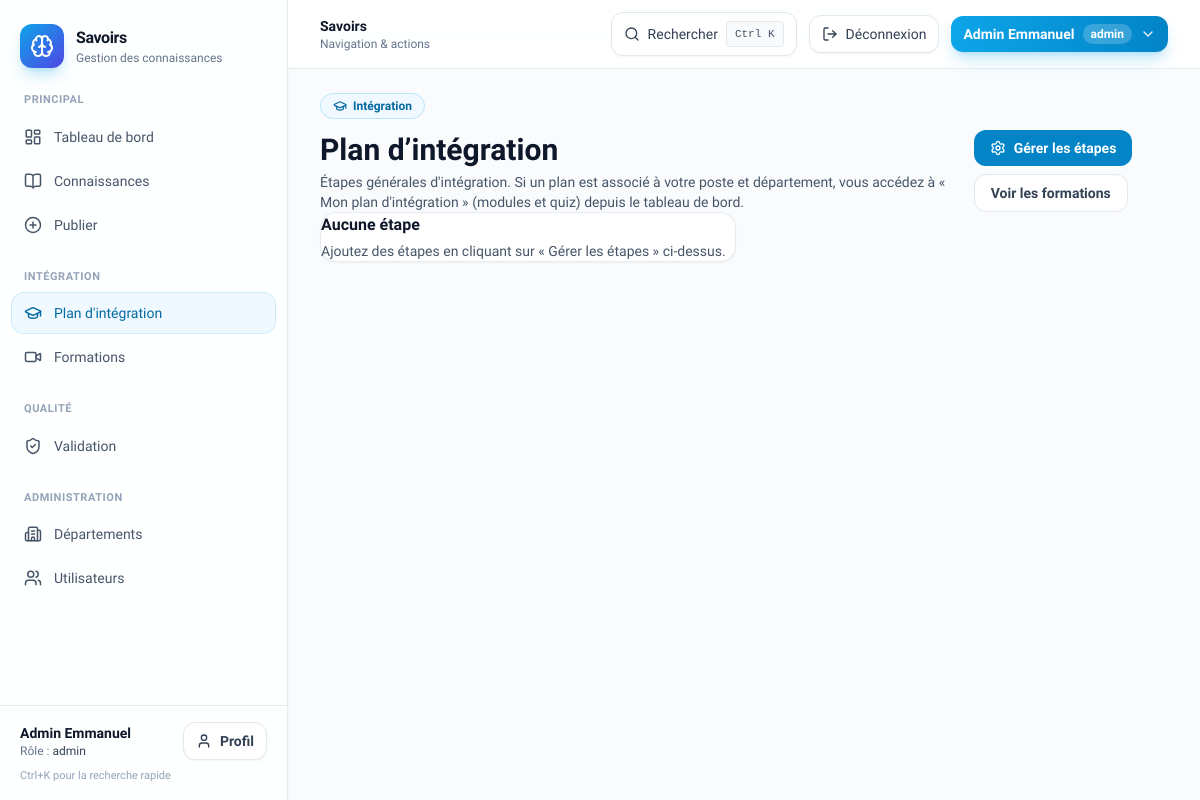
The app's page /integration/ (signed in), older data.
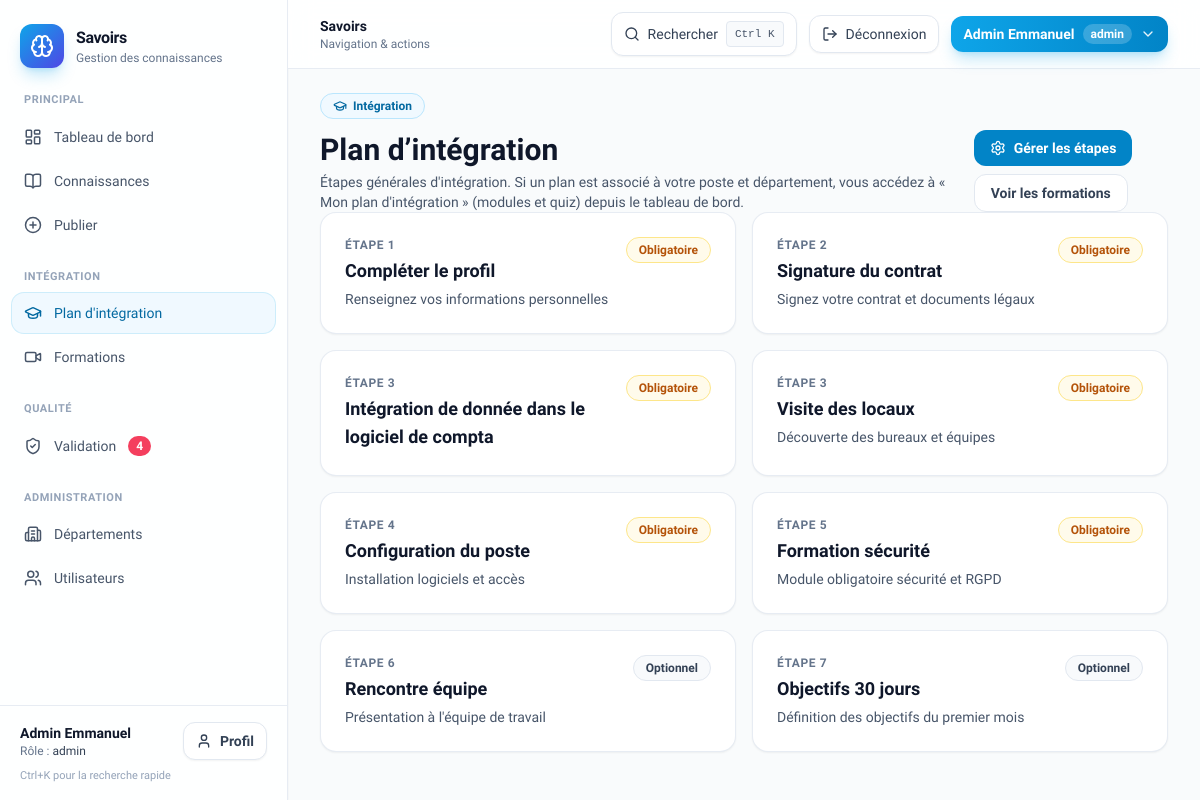
The same page, newer data.
### app_connaissance/models.py (models this page shows, shortened)
class OnboardingStep(models.Model):
    title = models.CharField(max_length=140)
    description = models.CharField(max_length=240, blank=True, default="")
    order = models.PositiveIntegerField(default=1)
    is_required = models.BooleanField(default=True)
    class Meta:
        ordering = ["order", "id"]

### app_connaissance/views.py (the view)
# urls.py: path('integration/', views.onboarding_home, name='onboarding_home'),
@frontend_login_required
def onboarding_home(request: HttpRequest) -> HttpResponse:
    plan = _get_user_plan(request)
    if plan:
        return redirect("plan_integration_personnel")
    steps = OnboardingStep.objects.all()
    return render(request, "onboarding/home.html", {"steps": list(steps)})

### app_connaissance/frontend_auth.py (called while the page is built)
def frontend_login_required(view_func: Callable[..., HttpResponse]) -> Callable[..., HttpResponse]:
    @wraps(view_func)
    def _wrapped(request: HttpRequest, *args, **kwargs) -> HttpResponse:
        if request.user.is_authenticated:
            return view_func(request, *args, **kwargs)
        if request.session.get("frontend_demo_role"):
            return view_func(request, *args, **kwargs)
        return redirect(reverse("login") + "?next=" + request.get_full_path())
    return _wrapped

### app_connaissance/views.py (called while the page is built)
def _get_user_plan(request: HttpRequest) -> PlanIntegration | None:
    if not getattr(request.user, "is_authenticated", False):
        return None
    profile = (
        UserProfile.objects.filter(user=request.user)
        .select_related("department", "poste", "poste__plan_integration")
        .first()
    )
    if not profile or not profile.poste_id:
        return None
    return getattr(profile.poste, "plan_integration", None)

### app_connaissance/templates/onboarding/home.html (shortened to what this page needs)
{% extends "_layouts/app.html" %}
{% block content %}
  <div class="mx-auto max-w-4xl space-y-8">
    <header class="flex flex-col gap-4 sm:flex-row sm:items-end sm:justify-between">
      <div>
        <span class="inline-flex items-center gap-1.5 rounded-full border border-sky-200 bg-sky-50 px-3 py-1 text-xs font-semibold text-sky-700"><i data-lucide="graduation-cap" class="h-3.5 w-3.5"></i> Intégration</span>
        <h1 class="mt-3 text-3xl font-bold text-slate-900">Plan d’intégration</h1>
        <p class="mt-1 text-sm text-slate-600">Étapes générales d'intégration. Si un plan est associé à votre poste et département, vous accédez à « Mon plan d'intégration » (modules et quiz) depuis le tableau de bord.</p>
      </div>
      <div class="flex flex-wrap gap-2">
        {% if frontend.role == "admin" %}
          <a class="inline-flex items-center gap-2 rounded-xl bg-sky-600 px-4 py-2 text-sm font-semibold text-white hover:bg-sky-500" href="{% url 'onboarding_steps_admin' %}">
            <i data-lucide="settings" class="h-4 w-4"></i>
            Gérer les étapes
          </a>
        {% endif %}
        <a class="inline-flex items-center justify-center rounded-xl border border-slate-200 bg-white px-4 py-2 text-sm font-semibold text-slate-700 hover:bg-slate-50" href="{% url 'trainings' %}">
          Voir les formations
        </a>
      </div>
    </header>
    <div class="grid gap-4 sm:grid-cols-2">
      {% for s in steps %}
        <article class="overflow-hidden rounded-2xl border border-slate-200/80 bg-white p-6 shadow-sm transition hover:shadow-md hover:-translate-y-0.5">
          <div class="flex items-start justify-between gap-3">
            <div>
              <div class="text-xs font-semibold uppercase tracking-wider text-slate-500">Étape {{ s.order }}</div>
              <div class="mt-1 text-lg font-bold text-slate-900">{{ s.title }}</div>
              {% if s.description %}
                <div class="mt-1 text-sm text-slate-600">{{ s.description }}</div>
              {% endif %}
            </div>
            {% if s.is_required %}
              <span class="rounded-full border border-amber-200 bg-amber-50 px-3 py-1 text-xs font-semibold text-amber-700">Obligatoire</span>
            {% else %}
              <span class="rounded-full border border-slate-200 bg-slate-50 px-3 py-1 text-xs font-semibold text-slate-700">Optionnel</span>
            {% endif %}
          </div>
        </article>
      {% empty %}
        <div class="col-span-full rounded-2xl border border-slate-200/80 bg-white p-10 shadow-sm">
          <div class="font-semibold text-slate-900">Aucune étape</div>
          <div class="mt-1 text-sm text-slate-600">{% if frontend.role == "admin" %}Ajoutez des étapes en cliquant sur « Gérer les étapes » ci-dessus.{% else %}Aucune étape configurée pour le moment.{% endif %}</div>
        </div>
      {% endfor %}
    </div>
  </div>
{% endblock %}

### app_connaissance/templates/_partials/sidebar.html (shortened to what the changed rows need)
<div class="flex min-h-screen flex-col">
  <nav class="flex-1 px-3">
    {% if frontend.role == "manager" or frontend.role == "admin" %}
      <a href="{% url 'validation_queue' %}" class="mb-1 flex items-center gap-3 rounded-xl px-3 py-2.5 text-sm font-medium transition
        {% if request.resolver_match.url_name == 'validation_queue' %} bg-sky-50 text-sky-700 ring-1 ring-sky-500/20 {% else %} text-slate-600 hover:bg-slate-100 hover:text-slate-900 {% endif %}">
        <i data-lucide="shield-check" class="h-[18px] w-[18px] shrink-0"></i>
        <span>Validation</span>
        {% if frontend.pending_validation_count %}
          <span class="ml-auto rounded-full bg-rose-500 px-2 py-0.5 text-xs font-semibold text-white">{{ frontend.pending_validation_count }}</span>
        {% endif %}
      </a>
    {% endif %}
  </nav>
</div>

Row changes from the older to the newer data that the page shows:
added OnboardingStep: order "1", title "Compléter le profil", description "Renseignez vos informations personnelles", is_required "Obligatoire"
added OnboardingStep: order "2", title "Signature du contrat", description "Signez votre contrat et documents légaux", is_required "Obligatoire"
added OnboardingStep: order "3", title "Intégration de donnée dans le logiciel de compta", is_required "Obligatoire"
added OnboardingStep: order "3", title "Visite des locaux", description "Découverte des bureaux et équipes", is_required "Obligatoire"
added OnboardingStep: order "4", title "Configuration du poste", description "Installation logiciels et accès", is_required "Obligatoire"
added OnboardingStep: order "5", title "Formation sécurité", description "Module obligatoire sécurité et RGPD", is_required "Obligatoire"
added OnboardingStep: order "6", title "Rencontre équipe", description "Présentation à l'équipe de travail", is_required "Optionnel"
added OnboardingStep: order "7", title "Objectifs 30 jours", description "Définition des objectifs du premier mois", is_required "Optionnel"
Text that changed along with them:
{{ frontend.pending_validation_count }}: (not shown) → "4"
text no longer shown: "Aucune étape Ajoutez des étapes en cliquant sur « Gérer les étapes » ci-dessus."
